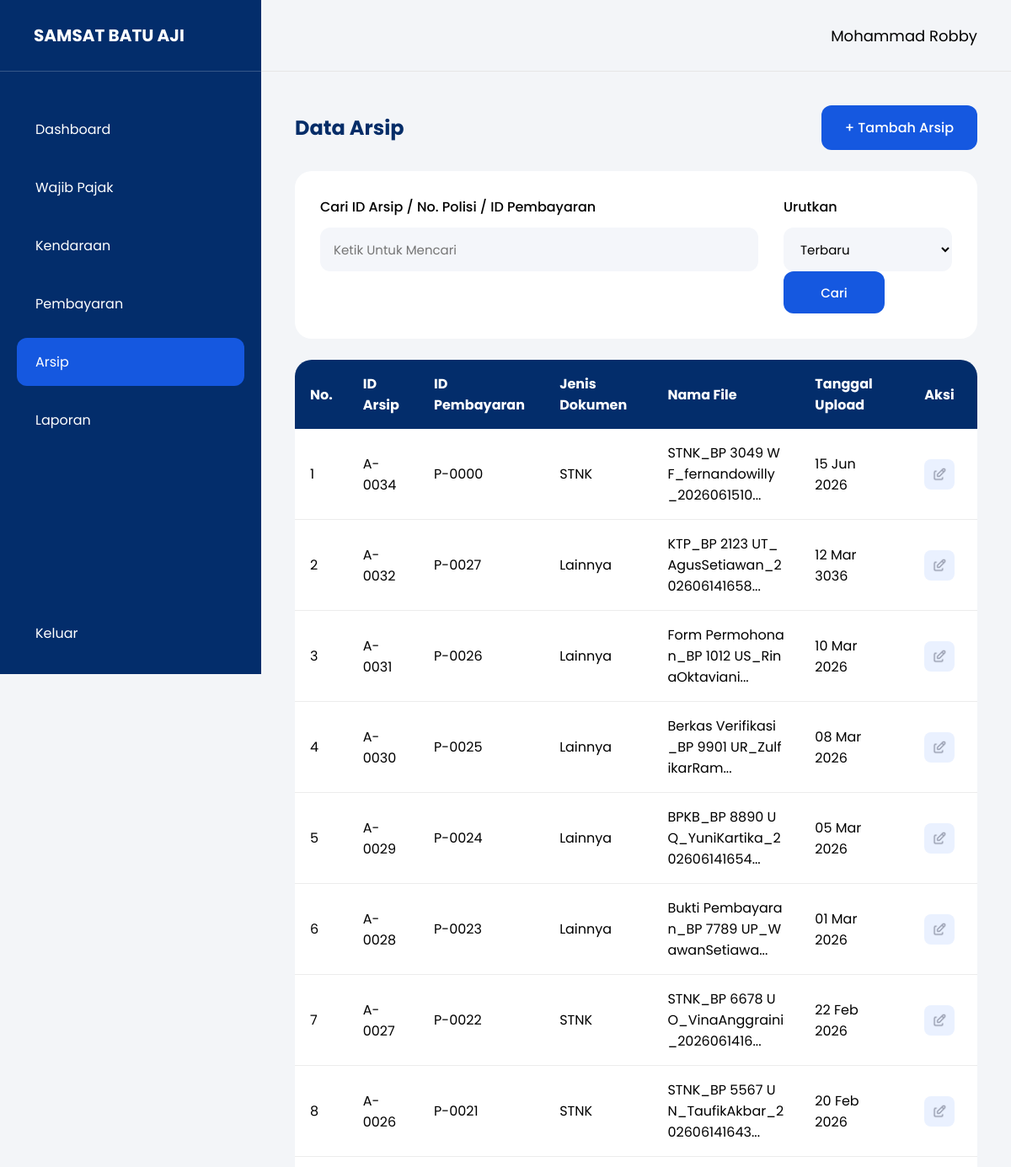
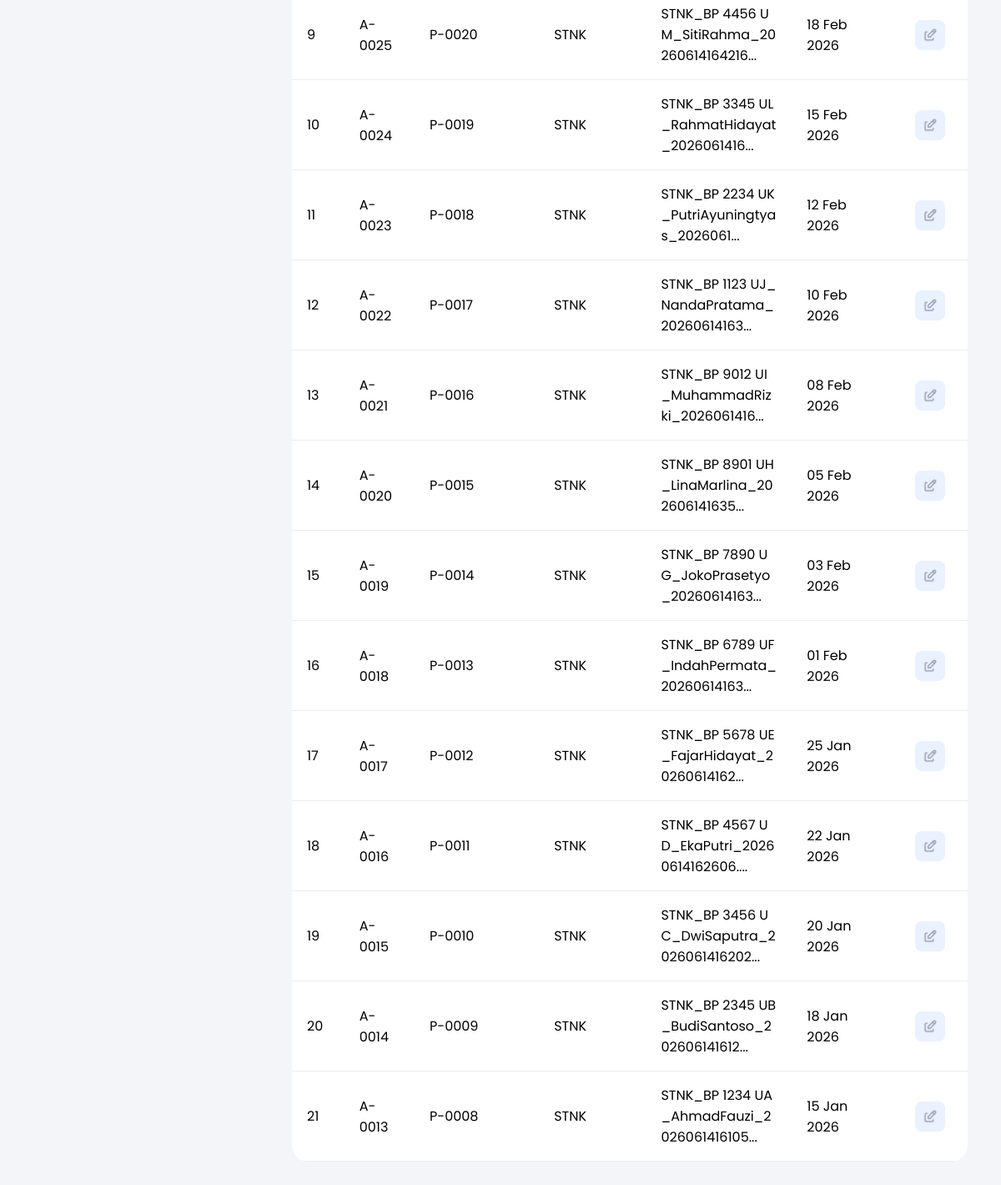
The page /pages/arsip.php (signed in) on the database as committed earlier (2 pictures, top to bottom).
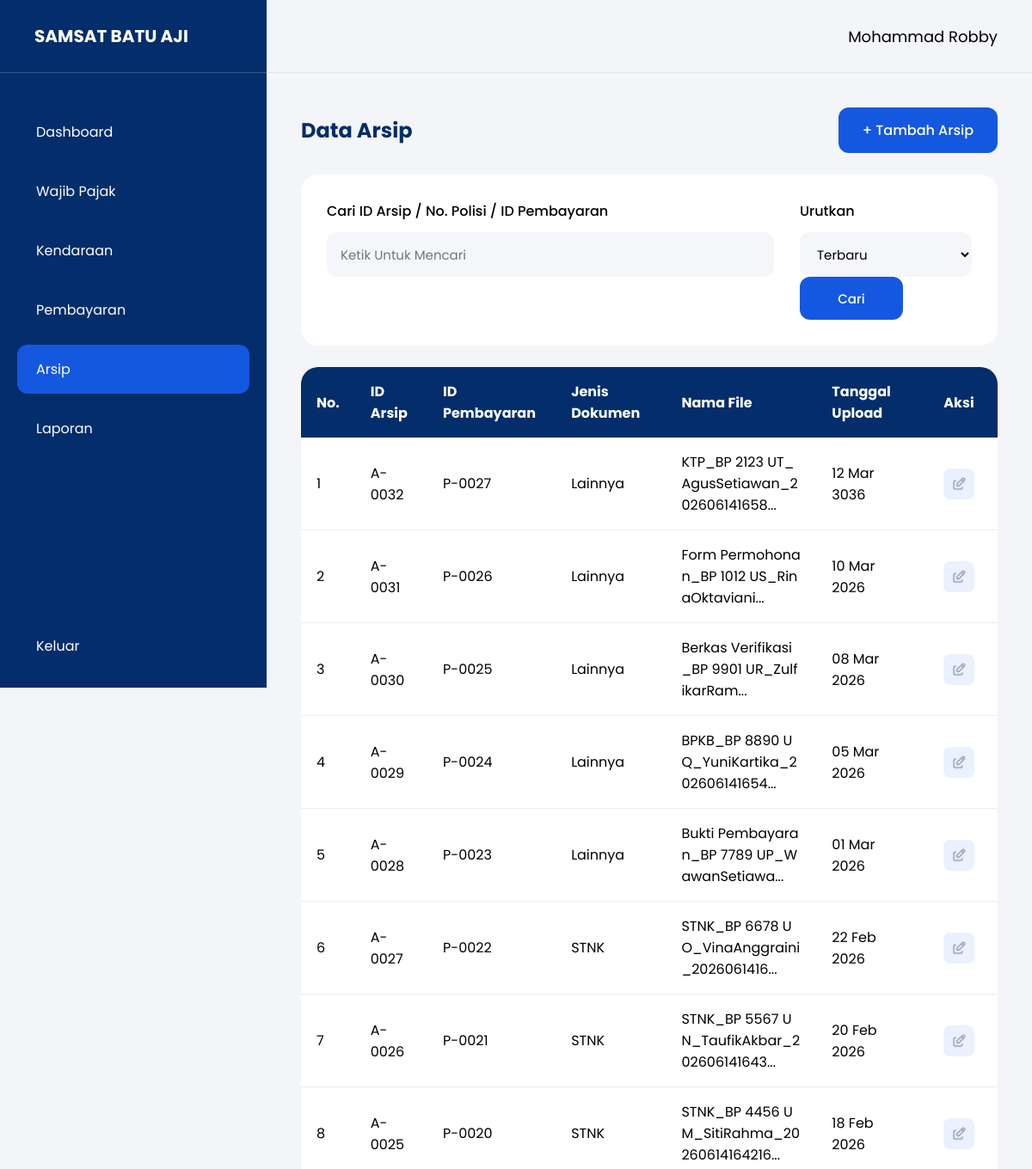
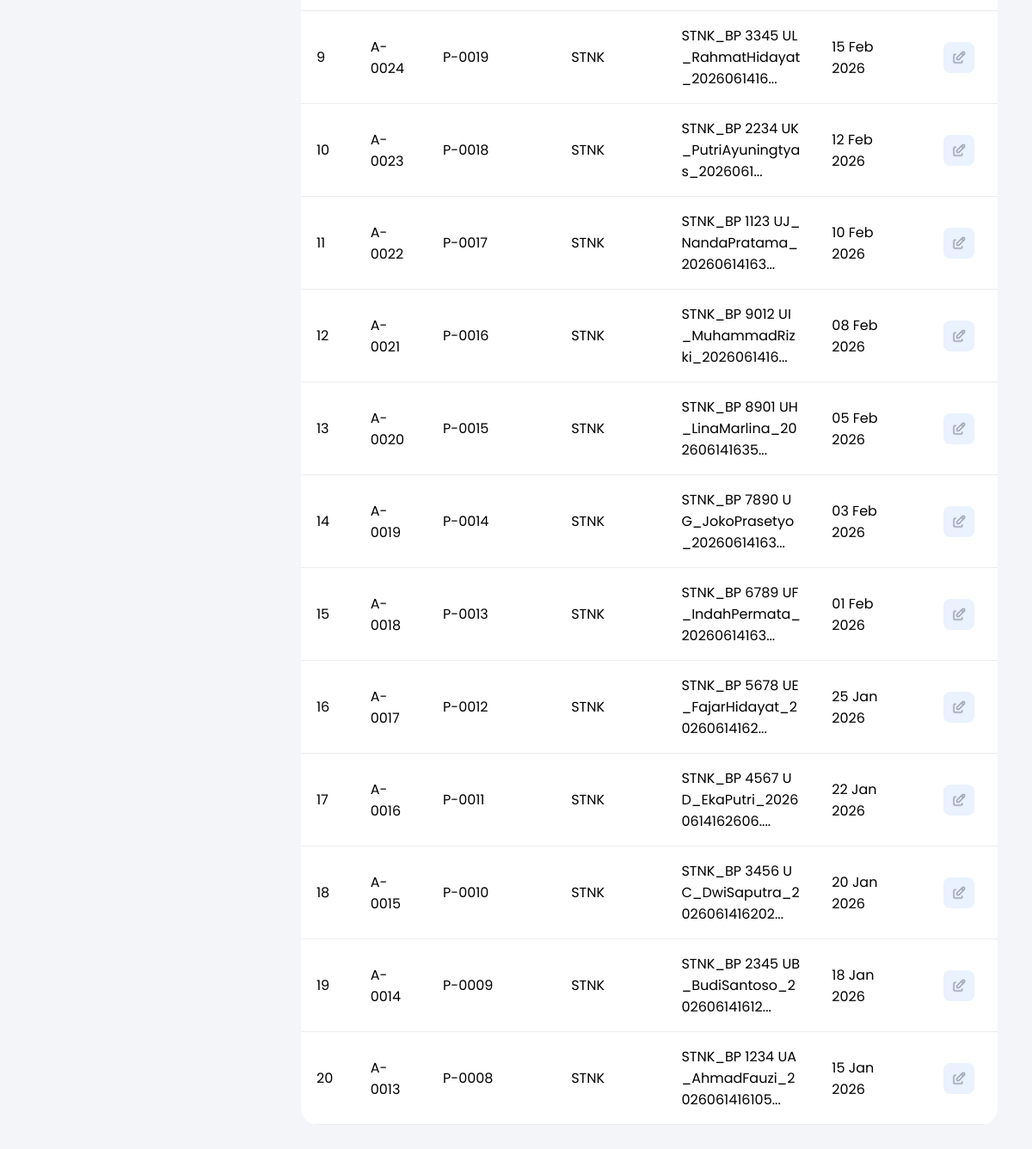
The same page on the database as committed later (2 pictures, top to bottom).
### tables this page shows
CREATE TABLE `dokumen` (
  `id_dokumen` int(11) NOT NULL,
  `id_pembayaran` int(11) NOT NULL,
  `jenis_dokumen` enum('STNK','Lainnya') NOT NULL,
  `nama_file` varchar(255) NOT NULL,
  `tanggal_upload` datetime NOT NULL
);

CREATE TABLE `pembayaran` (
  `id_pembayaran` int(11) NOT NULL,
  `id_kendaraan` int(11) NOT NULL,
  `tanggal_bayar` date NOT NULL,
  `jenis_pembayaran` enum('QRIS','Transfer','Tunai') NOT NULL,
  `total_bayar` decimal(12,2) NOT NULL,
  `status_pembayaran` enum('Lunas','Menunggak') NOT NULL
);

### pages/arsip.php (the view, shortened to what the changed rows need)
    <?php
    require_once "../config/database.php";
    $cari = '';
    $urut = 'DESC';
    $query = mysqli_query(
        $koneksi,
        "SELECT
dokumen.*,
pembayaran.id_pembayaran,
kendaraan.no_polisi
FROM dokumen
LEFT JOIN pembayaran
ON dokumen.id_pembayaran = pembayaran.id_pembayaran
LEFT JOIN kendaraan
ON pembayaran.id_kendaraan = kendaraan.id_kendaraan
WHERE
dokumen.id_dokumen LIKE '%$cari%'
OR pembayaran.id_pembayaran LIKE '%$cari%'
OR kendaraan.no_polisi LIKE '%$cari%'
ORDER BY dokumen.id_dokumen $urut"
    );
    ?>
    <!DOCTYPE html>
    <html>
    <head>
        <link rel="stylesheet" href="../assets/css/style.css">
    </head>
    <body>
        <div class="container">
            <div class="main">
                <div class="content">
                    <div class="page-header">
                        <h2>Data Arsip</h2>
                    </div>
                    <div class="table-card">
                        <table class="data-table">
                            <thead>
                                <tr>
                                    <th>No.</th>
                                    <th>ID Arsip</th>
                                    <th>ID Pembayaran</th>
                                    <th>Jenis Dokumen</th>
                                    <th>Nama File</th>
                                    <th>Tanggal Upload</th>
                                    <th>Aksi</th>
                                </tr>
                            </thead>
                            <tbody>
                                <?php
                                if (mysqli_num_rows($query) > 0) {
                                    $no = 1;
                                    while ($data = mysqli_fetch_assoc($query)) {
                                ?>
                                        <tr>
                                            <td>
                                                <?php echo $no++; ?>
                                            </td>
                                            <td>
                                                A-<?php echo str_pad($data['id_dokumen'], 4, '0', STR_PAD_LEFT); ?>
                                            </td>
                                            <td>
                                                P-<?php echo str_pad($data['id_pembayaran'], 4, '0', STR_PAD_LEFT); ?>
                                            </td>
                                            <td>
                                                <?php echo $data['jenis_dokumen']; ?>
                                            </td>
                                            <td>
                                                <?php
                                                echo strlen($data['nama_file']) > 40
                                                    ? substr($data['nama_file'], 0, 40) . '...'
                                                    : $data['nama_file'];
                                                ?>
                                            </td>
                                            <td>
                                                <?php echo date('d M Y', strtotime($data['tanggal_upload'])); ?>
                                            </td>
                                            <td>
                                                <a
                                                    href="edit_arsip.php?id=<?php echo $data['id_dokumen']; ?>"
                                                    class="btn-edit">
                                                    <img
                                                        src="../assets/css/images/tabler_edit.png"
                                                        alt="Edit"
                                                        class="icon-edit">
                                                </a>
                                            </td>
                                        </tr>
                                    <?php
                                    }
                                }
                                ?>
                            </tbody>
                        </table>
                    </div>
                </div>
            </div>
        </div>
    </body>
    </html>

Rows that differ between the two databases and show on the page:
removed dokumen: id_dokumen "0034", id_pembayaran "0000", jenis_dokumen "STNK", nama_file "STNK_BP 3049 WF_fernandowilly_2026061510", tanggal_upload "15 Jun 2026"
